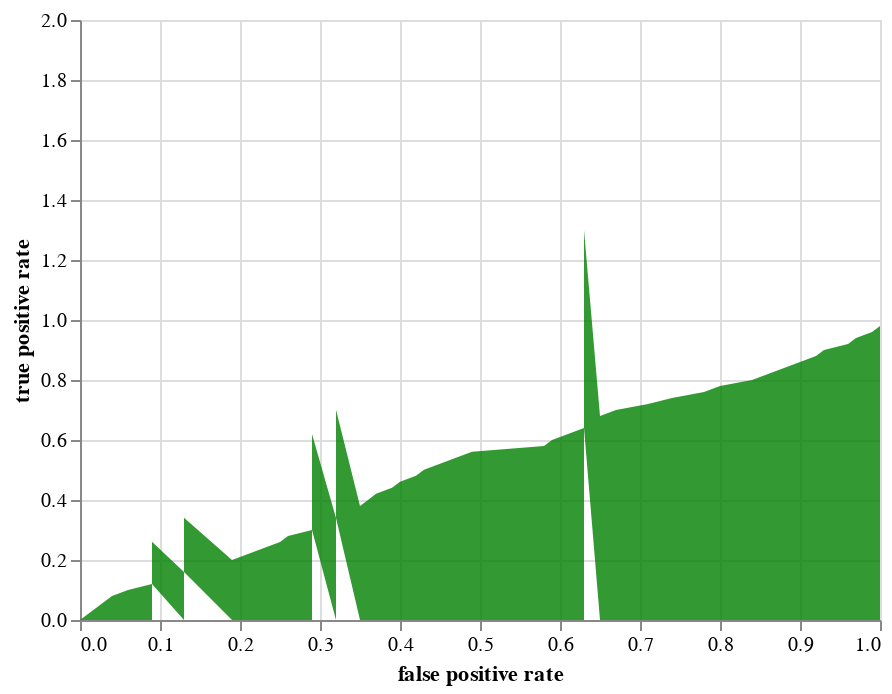

The notebook cell this image was saved under:
### Code cell
my_auc_roc_curve(df_5a.y,df_5a.proba,roc_plot=True)

### Figure 1 — Vega-Lite specification as saved in the notebook (floating-point values rounded to 4 significant figures)
{"config": {"view": {"continuousWidth": 400, "continuousHeight": 300}}, "data": {"name": "data-1e6d35c38b3517a80f78232800c0736d"}, "mark": {"type": "area", "fill": "green", "fillOpacity": 0.8}, "encoding": {"x": {"type": "quantitative", "field": "fpr", "title": "false positive rate"}, "y": {"type": "quantitative", "field": "tpr", "title": "true positive rate"}}, "$schema": "https://vega.github.io/schema/vega-lite/v4.8.1.json", "datasets": {"data-1e6d35c38b3517a80f78232800c0736d": [{"tpr": 0.0, "fpr": 0.0, "threshold": 0.9}, {"tpr": 0.0201, "fpr": 0.01, "threshold": 0.8912}, {"tpr": 0.0402, "fpr": 0.02, "threshold": 0.8833}, {"tpr": 0.0603, "fpr": 0.03, "threshold": 0.8752}, {"tpr": 0.0804, "fpr": 0.04, "threshold": 0.8663}, {"tpr": 0.1004, "fpr": 0.06, "threshold": 0.8587}, {"tpr": 0.1203, "fpr": 0.09, "threshold": 0.8494}, {"tpr": 0.1405, "fpr": 0.09, "threshold": 0.8415}, {"tpr": 0.1603, "fpr": 0.13, "threshold": 0.833}, {"tpr": 0.1805, "fpr": 0.13, "threshold": 0.8242}, {"tpr": 0.2001, "fpr": 0.19, "threshold": 0.8153}, {"tpr": 0.2201, "fpr": 0.21, "threshold": 0.8062}, {"tpr": 0.2401, "fpr": 0.23, "threshold": 0.7981}, {"tpr": 0.2601, "fpr": 0.25, "threshold": 0.7903}, {"tpr": 0.2802, "fpr": 0.26, "threshold": 0.7806}, {"tpr": 0.3001, "fpr": 0.29, "threshold": 0.7728}, {"tpr": 0.3203, "fpr": 0.29, "threshold": 0.7656}, {"tpr": 0.3402, "fpr": 0.32, "threshold": 0.7576}, {"tpr": 0.3604, "fpr": 0.32, "threshold": 0.7503}, {"tpr": 0.3803, "fpr": 0.35, "threshold": 0.7431}, {"tpr": 0.4004, "fpr": 0.36, "threshold": 0.7351}, {"tpr": 0.4205, "fpr": 0.37, "threshold": 0.7276}, {"tpr": 0.4405, "fpr": 0.39, "threshold": 0.72}, {"tpr": 0.4606, "fpr": 0.4, "threshold": 0.7119}, {"tpr": 0.4806, "fpr": 0.42, "threshold": 0.7039}, {"tpr": 0.5007, "fpr": 0.43, "threshold": 0.697}, {"tpr": 0.5207, "fpr": 0.45, "threshold": 0.6895}, {"tpr": 0.5407, "fpr": 0.47, "threshold": 0.6819}, {"tpr": 0.5607, "fpr": 0.49, "threshold": 0.6742}, {"tpr": 0.58, "fpr": 0.58, "threshold": 0.6663}, {"tpr": 0.6001, "fpr": 0.59, "threshold": 0.6593}, {"tpr": 0.6201, "fpr": 0.61, "threshold": 0.6509}, {"tpr": 0.6401, "fpr": 0.63, "threshold": 0.6426}, {"tpr": 0.6603, "fpr": 0.63, "threshold": 0.6353}, {"tpr": 0.6803, "fpr": 0.65, "threshold": 0.6277}, {"tpr": 0.7003, "fpr": 0.67, "threshold": 0.6198}, {"tpr": 0.7201, "fpr": 0.71, "threshold": 0.6118}, {"tpr": 0.74, "fpr": 0.74, "threshold": 0.6043}, {"tpr": 0.7598, "fpr": 0.78, "threshold": 0.5964}, {"tpr": 0.7798, "fpr": 0.8, "threshold": 0.5869}, {"tpr": 0.7996, "fpr": 0.84, "threshold": 0.5782}, {"tpr": 0.8196, "fpr": 0.86, "threshold": 0.5711}, {"tpr": 0.8396, "fpr": 0.88, "threshold": 0.5635}, {"tpr": 0.8596, "fpr": 0.9, "threshold": 0.5558}, {"tpr": 0.8796, "fpr": 0.92, "threshold": 0.5482}, {"tpr": 0.8997, "fpr": 0.93, "threshold": 0.5391}, {"tpr": 0.9196, "fpr": 0.96, "threshold": 0.5304}, {"tpr": 0.9397, "fpr": 0.97, "threshold": 0.5224}, {"tpr": 0.9597, "fpr": 0.99, "threshold": 0.5157}, {"tpr": 0.9798, "fpr": 1.0, "threshold": 0.5079}, {"tpr": 0.9999, "fpr": 1.0, "threshold": 0.5}]}}
